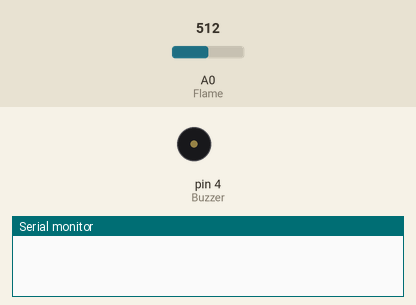
This sketch was run on a simulated Arduino Uno, built with avr-gcc and run on an emulated ATmega328P. Parts: buzzer (waves = sounding, pin HIGH), the last lines printed to the serial monitor. The inputs (shaded band) are chosen by the test bench; at power-on: A0 (Flame) = 512.

Above: at 1.2 s.
1.3 s: A0 (Flame) set to 529
At 2.1 s:
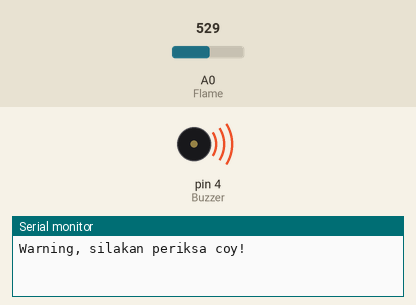
4.3 s: A0 (Flame) set to 306
7.3 s: A0 (Flame) set to 1023
At 8.0 s:
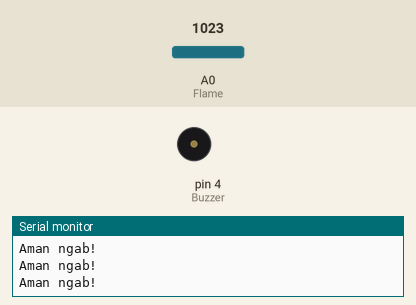
9.2 s: A0 (Flame) set to 882
10.7 s: A0 (Flame) set to 847
At 11.5 s:
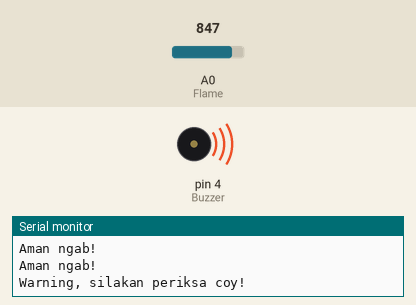
13.7 s: A0 (Flame) set to 900
At 14.4 s:
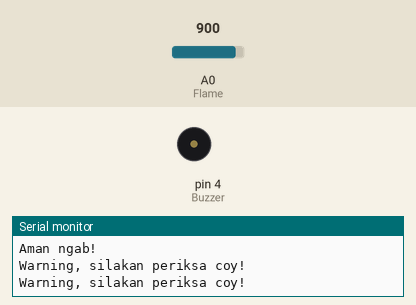
Timing chart, 0 to 16.2 s (numbered marks = the images above; inputs shaded):
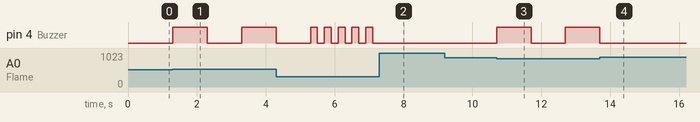

The sketch:

1._Flame_Sensor.ino
```cpp
int Flame = A0;
int Buzzer = 4;

void setup(){
  Serial.begin(9600);
  pinMode(Buzzer, OUTPUT);
}

void loop(){
  int readFlame = analogRead(Flame);
  readFlame = map(readFlame, 5, 1015, 100, 0);
  //Serial.println("Flame : " + String(readFlame));

  if(readFlame > 50){
    Serial.println("Warning, harap mengungsi gan!");
    digitalWrite(Buzzer, HIGH);
    delay(200);
    digitalWrite(Buzzer, LOW);
    delay(200);
  } else if(readFlame < 50 && readFlame > 15){
    Serial.println("Warning, silakan periksa coy!");
    digitalWrite(Buzzer, HIGH);
    delay(1000);
    digitalWrite(Buzzer, LOW);
    delay(1000);
  } else if(readFlame == 0){
    digitalWrite(Buzzer, LOW);
    Serial.println("Aman ngab!");
  }
}
```

Measured:
- the behaviour switches between 520 and 521 on A0 (Flame) (found by bisection; images 0 and 1)
- the behaviour switches between 864 and 863 on A0 (Flame) (found by bisection; images 2 and 3)
- after the input at 1.3 s, pin 4 (Buzzer): LOW → HIGH at once, → LOW 1.0 s later, → HIGH 1.0 s later
- after the input at 7.3 s, pin 4 (Buzzer): stops changing and stays LOW
- after the input at 10.7 s, pin 4 (Buzzer): LOW → HIGH at once, → LOW 1.0 s later, → HIGH 1.0 s later
- after the input at 13.7 s, pin 4 (Buzzer): goes on until 13.7 s, then stays LOW
